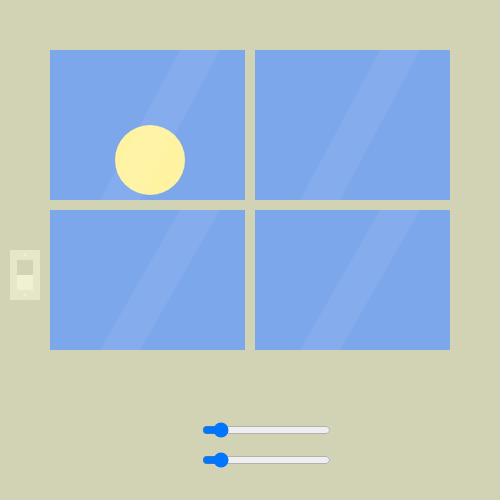
Frame 1 (no input)
Frame 60 (no input): identical to frame 1, image omitted
Frame 120 (the mouse pressed at the canvas centre since frame 60): identical to frame 1, image omitted

The p5.js sketch that drew this single still picture (run headless with seeded random() and noise() and a simulated clock; from frame 60 on, the mouse is pressed at the canvas centre):

// p5.js sketch
// ── sketch.js
var slider;
var sliderVal;
var slider2;
var slider2Val;

var lightOn;
var lightRoom;
var darkRoom;
var twinkle;
var y;

function setup() {
  createCanvas(500, 500);
  slider = createSlider(0, 100, 10);
  slider.position(200, 450);
  
  slider2 = createSlider(0, 100, 10);
  slider2.position(200, 420);

  lightOn = true;
  lightRoom= color(210, 210, 180);
  darkRoom = color(40,40,40);
  twinkle = 0;
  y = 0;

}

function draw() {
  sliderVal = slider.value();
  slider2Val = slider2.value();

  drawSky();
  drawClouds();
  drawWindow();  
 

}

function drawSky(){
  noStroke();
  
  //background
  var x2 = sliderVal*2;
  background(145-x2, 187-x2, 255-x2);

  //stars
  drawStars();
 
  //sun and moon
  var x6 = sliderVal*6;  
  fill(255, 242, 160);
  ellipse(150, 100+x6, 70, 70);
  fill(90);
  ellipse(350, 750-x6, 70, 70);
  
  
  
 
}

function drawStars(){
  getTwinkle();
  var size = 5 + twinkle;
  var size2 = 5 - twinkle;

  var tranparency = (sliderVal*3)-100;
  fill(255,255,255,tranparency);
  
  ellipse(200, 100, size2, size2);
  ellipse(300, 120, size, size);
  ellipse(210, 320, size2, size2);
  ellipse(120, 270, size, size);
  ellipse(340, 240, size2, size2);
  ellipse(200, 200, size2, size2);
  ellipse(200, 100, size, size);
  ellipse(300, 120, size, size);
  ellipse(120, 120, size2, size2);
  ellipse(90, 170, size, size);
  ellipse(380, 320, size2, size2);
  
  ellipse(230, 90, size-2, size-2);
  ellipse(230, 190, size-2, size-2);
  ellipse(430, 230, size-2, size-2);
  ellipse(330, 60, size-2, size-2);
  ellipse(220, 340, size-2, size-2);
  ellipse(80, 320, size-2, size-2);
  ellipse(250, 280, size-2, size-2);

  
}

function drawClouds(){
 
 fill(255-sliderVal*1.5, 255-sliderVal*1.5, 255-sliderVal*1.5);
  
 leftX = -20+slider2Val;
 leftY = -20+ slider2Val/2 ;
 rightX = 600-(slider2Val*1.75);
 rightY = 280-slider2Val/5;
  
 //left cloud 
 ellipse(leftX,leftY,80,80);
 ellipse(leftX+60,leftY+10,70,70);
 ellipse(leftX+90,leftY+30,40,40);
 ellipse(leftX-30,leftY+30,90,90);
 ellipse(leftX+30,leftY+50,60,60);
 ellipse(leftX+70,leftY+50,30,30);
 ellipse(leftX-10,leftY+70,80,80);
 ellipse(leftX-40,leftY+100,70,70);
  
 //right cloud
 ellipse(rightX,rightY,80,80);
 ellipse(rightX-40,rightY-20,60,60);
 ellipse(rightX-80,rightY-0,40,40);
 ellipse(rightX-100,rightY+20,30,30);
 ellipse(rightX-70,rightY+30,45,45);
 ellipse(rightX-30,rightY+20,70,70);
 ellipse(rightX+30,rightY+20,90,90);
 ellipse(rightX+40,rightY-20,40,40);






  



}

function getTwinkle(){
  
if(y < 10){twinkle = 0;}
  else if(y < 20){twinkle = 1;}
  else if(y < 30){twinkle = 2;}
  else if(y < 40){twinkle = 1;}
  else  {y = 0;}
  y++;

}

function drawWindow(){
  


  
  if(lightOn){fill(lightRoom);}else{fill(darkRoom);}

  rect(0,0,500,50);
  rect(0,0,50,500);
  rect(450,0,50,500);
  rect(0,350,500,500);
  rect(245,0,10,500);
  rect(0,200,500,10);
  
  if(lightOn){
     fill(255,255,255,15);
     quad(180, 50, 220, 50, 140, 200, 100, 200);
     quad(380, 50, 420, 50, 340, 200, 300, 200);
     quad(180, 210, 220, 210, 140, 350, 100, 350);
     quad(380, 210, 420, 210, 340, 350, 300, 350);
 }
  
    if(lightOn){fill(230, 230, 200);}else{fill(50);}
  
    rect(10,250,30,50);
  
    if(lightOn){fill(240, 240, 210);}else{fill(darkRoom);}
  
    ellipse(25,255,3,3);
    ellipse(25,295,3,3);
    rect(17,260,16,30);
  
    if(lightOn){fill(210, 210, 180);}else{fill(55);}
  
    rect(17,260,16,15);
  
  
}

function mouseClicked(){
if(mouseX > 17 && mouseX < 33 && mouseY > 260 && mouseY < 295){
lightOn = !lightOn;}
}
